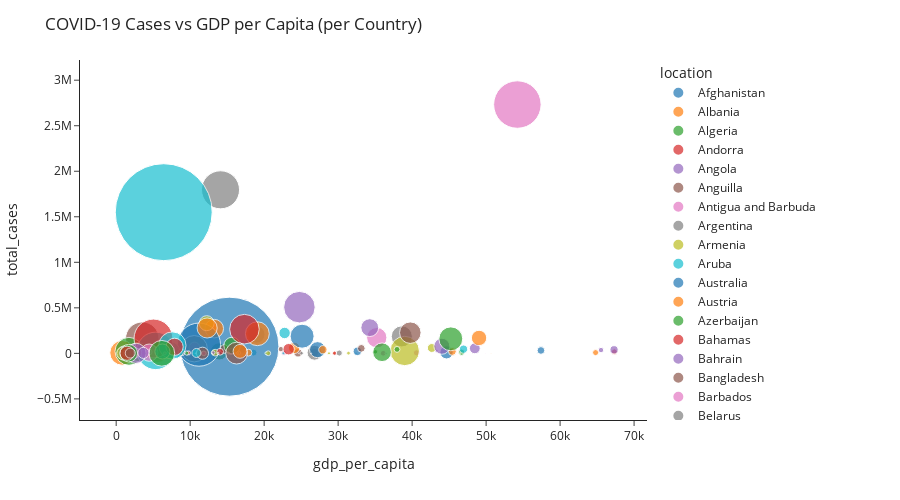

The cell this chart's notebook holds for it:
### Code cell
#df2_grouped.reset_index(inplace=True)
fig = px.scatter(df2_grouped, x="gdp_per_capita", y="total_cases", color="location" ,size="population", hover_name="location", template='simple_white', size_max=70)
fig.update_layout(
    height=500,
    title_text="COVID-19 Cases vs GDP per Capita (per Country)"
)
fig.show()
